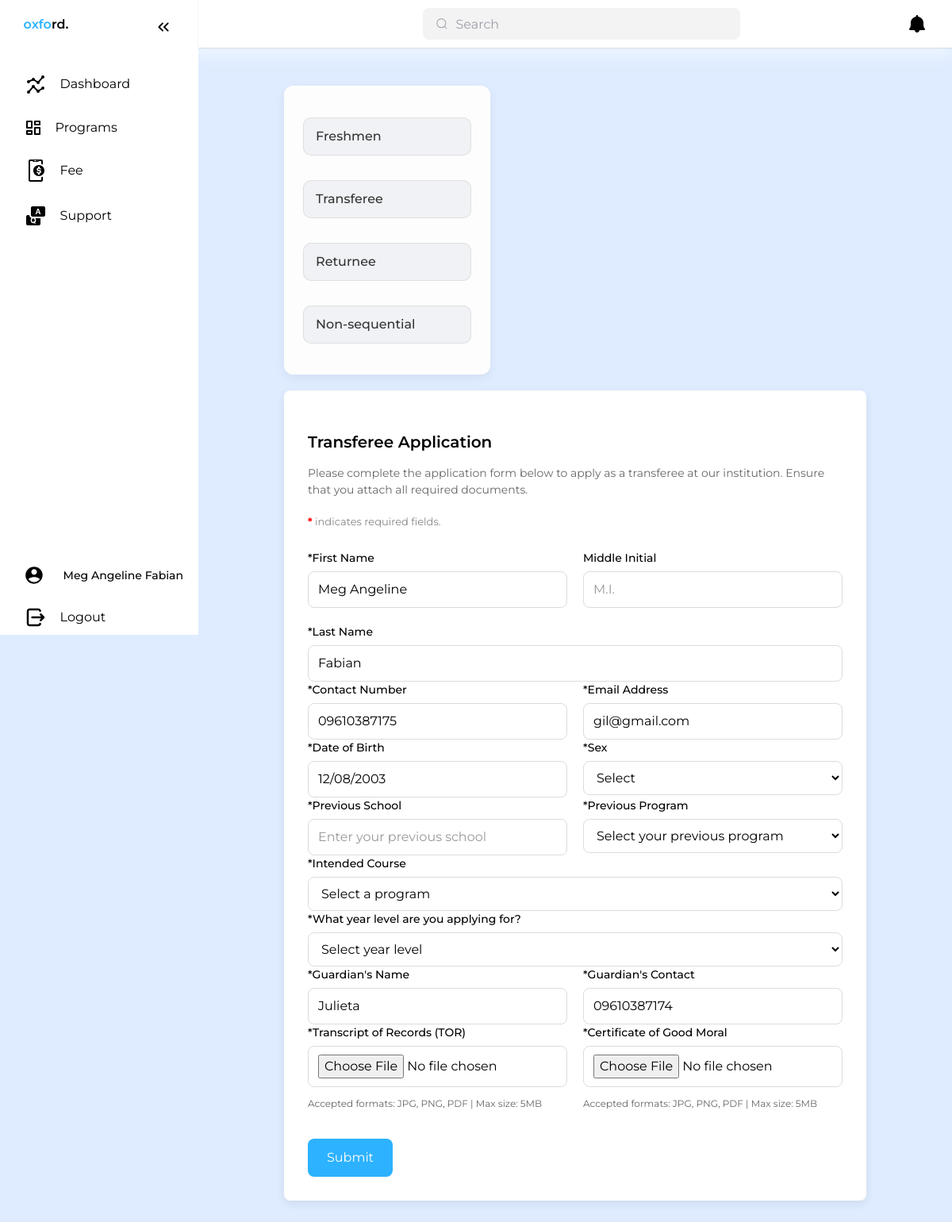
Before: /student/Transferee.php (signed in) with the older database file.
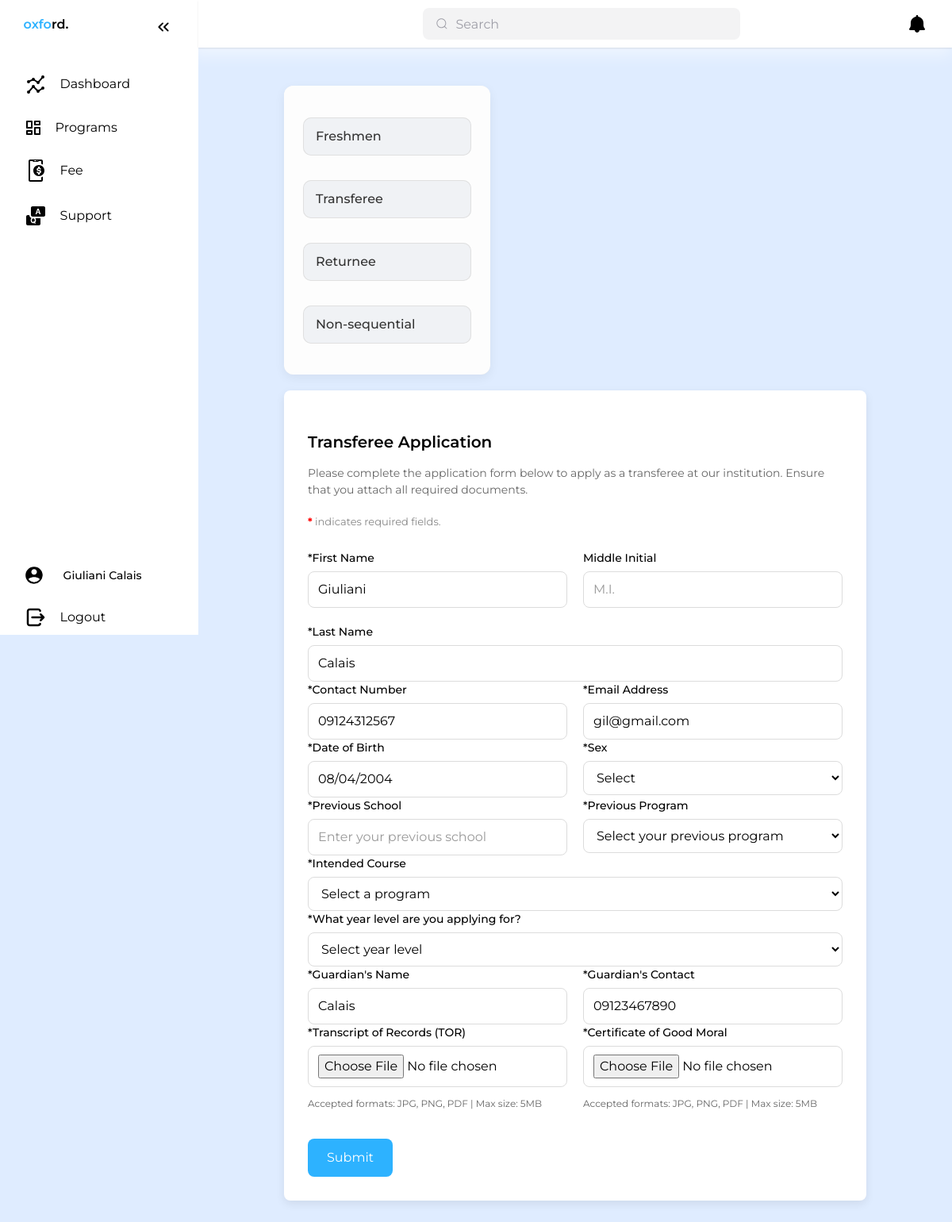
After: the same page with the newer database file.
### tables this page shows
CREATE TABLE `studentprofile` (
  `profile_id` int(11) NOT NULL,
  `user_id` int(11) NOT NULL,
  `first_name` varchar(50) NOT NULL,
  `middle_name` varchar(50) DEFAULT NULL,
  `last_name` varchar(50) NOT NULL,
  `birthdate` date NOT NULL,
  `birthplace` varchar(100) NOT NULL,
  `age` int(11) NOT NULL,
  `phone` varchar(11) NOT NULL,
  `guardian_name` varchar(100) NOT NULL,
  `guardian_contact` varchar(11) NOT NULL,
  `relationship` varchar(50) NOT NULL,
  `created_at` timestamp NOT NULL DEFAULT CURRENT_TIMESTAMP
);

CREATE TABLE `useraccount` (
  `user_id` int(11) NOT NULL,
  `email` varchar(255) NOT NULL,
  `username` varchar(255) NOT NULL,
  `password` varchar(255) NOT NULL,
  `OTP` int(11) NOT NULL
);

### student/Transferee.php (the view, shortened to what this page needs)
<?php
include "sessioncheck.php";
$user_id = $_SESSION['user_id'];
$profile = null;
$stmt1 = $conn->prepare("SELECT * FROM studentprofile WHERE user_id = ?");
$stmt1->bind_param("i", $user_id);
$stmt1->execute();
$result1 = $stmt1->get_result();
if ($result1 && $result1->num_rows > 0) {
  $profile = $result1->fetch_assoc();
}
$email = null;
$stmt2 = $conn->prepare("SELECT email FROM useraccount WHERE user_id = ?");
$stmt2->bind_param("i", $user_id);
$stmt2->execute();
$result2 = $stmt2->get_result();
if ($result2 && $result2->num_rows > 0) {
  $email = $result2->fetch_assoc()['email'];
}
?>
<!DOCTYPE html>
<html lang="en">
<head>
  <link rel="stylesheet" href="enrollment-regular.css">
  <link href="https://cdn.jsdelivr.net/npm/bootstrap@5.3.0/dist/css/bootstrap.min.css" rel="stylesheet">
</head>
<body>
  <?php include "stud-sidebar.php"; ?>
  <main>
    <div class="container">
      <div class="header">
        <h1>Student Enrollment</h1>
      </div>
      <div class="content-wrapper">
        <div class="side--container">
          <div class="regular">
            <a href="enrollment-regular.php">
              <p>Freshmen</p>
            </a>
            <p class="<?= basename($_SERVER['PHP_SELF']) == 'transferee.php' ? 'active' : '' ?>">Transferee</p>
            <a href="returnee.php">
              <p>Returnee</p>
            </a>
            <a href="non-sequential.php">
              <p>Non-sequential </p>
            </a>
          </div>
        </div>
        <div class="Form-regular">
          <p class="description">Transferee Application</p>
          <p class="description--1">
            Please complete the application form below to apply as a transferee at our institution. Ensure that you attach all required documents.
          </p>
          <p class="description--1" style="color: #888; font-size: 13px; margin-bottom: 25px;">
            <strong style="color: red;">*</strong> indicates required fields.
          </p>
          <form method="POST" action="Transferee.php" enctype="multipart/form-data">
            <div class="form-section">
              <div class="form-row">
                <div class="form-group">
                  <label for="first-name">*First Name</label>
                  <input type="text" id="first-name" name="first-name" value="<?= isset($profile['first_name']) ? htmlspecialchars($profile['first_name']) : '' ?>" readonly required>
                </div>
                <div class="form-group">
                  <label for="middle-initial">Middle Initial</label>
                  <input type="text" id="middle-initial" name="middle-initial" placeholder="M.I.">
                </div>
                <div class="form-group">
                  <label for="last-name">*Last Name</label>
                  <input type="text" id="last-name" name="last-name" value="<?= isset($profile['first_name']) ? htmlspecialchars($profile['last_name']) : '' ?>" readonly require>
                </div>
              </div>
              <div class="form-row">
                <div class="form-group">
                  <label for="contact-number">*Contact Number</label>
                  <input type="text" id="contact-number" name="contact-number" value="<?php echo htmlspecialchars($profile['phone']); ?>" maxlength="11" readonly required />
                </div>
                <div class="form-group">
                  <label for="email">*Email Address</label>
                  <input type="email" id="email" name="email" value="<?php echo htmlspecialchars($email); ?>" readonly required>
                </div>
              </div>
              <div class="form-row">
                <div class="form-group">
                  <label for="dob">*Date of Birth</label>
                  <input type="date" id="dob" name="dob" value="<?= isset($profile['birthdate']) ? htmlspecialchars($profile['birthdate']) : '' ?>" readonly require>
                </div>
                <div class="form-group">
                  <label for="sex">*Sex</label>
                  <select id="sex" name="sex" required>
                    <option value="" disabled selected hidden>Select</option>
                  </select>
                </div>
              </div>
              <div class="form-row">
                <div class="form-group">
                  <label for="prev-school">*Previous School</label>
                  <input type="text" id="prev-school" name="prev-school" placeholder="Enter your previous school" required>
                </div>
                <div class="form-group">
                  <label for="prev-program">*Previous Program</label>
                  <select id="prev-program" name="prev-program" required>
                    <option value="" disabled selected hidden>Select your previous program</option>
                  </select>
                </div>
              </div>
              <div class="form-row">
                <div class="form-group">
                  <label for="intended-course">*Intended Course</label>
                  <select id="intended-course" name="intended-course">
                    <option value="" disabled selected hidden>Select a program</option>
                  </select>
                </div>
              </div>
              <div class="form-row">
                <div class="form-group">
                  <label for="year-level">*What year level are you applying for?</label>
                  <select id="year-level" name="year-level" required>
                    <option value="" disabled selected hidden>Select year level</option>
                  </select>
                </div>
              </div>
              <div class="form-row">
                <div class="form-group">
                  <label for="guardian-name">*Guardian's Name</label>
                  <input type="text" id="guardian-name" name="guardian-name" value="<?= isset($profile['guardian_name']) ? htmlspecialchars($profile['guardian_name']) : '' ?>" readonly required>
                </div>
                <div class="form-group">
                  <label for="guardian-contact">*Guardian's Contact</label>
                  <input type="tel" id="guardian-contact" name="guardian-contact" value="<?= isset($profile['guardian_contact']) ? htmlspecialchars($profile['guardian_contact']) : '' ?>" maxlength="11" readonly required />
                </div>
              </div>
              <div class="form-row">
                <div class="form-group">
                  <label for="tor">*Transcript of Records (TOR)</label>
                  <input type="file" id="tor" name="tor" accept=".jpg,.jpeg,.png,.pdf" required>
                  <p style="font-size: 12px; color: #666;">Accepted formats: JPG, PNG, PDF | Max size: 5MB</p>
                </div>
                <div class="form-group">
                  <label for="good-moral">*Certificate of Good Moral</label>
                  <input type="file" id="good-moral" name="good-moral" accept=".jpg,.jpeg,.png,.pdf" required>
                  <p style="font-size: 12px; color: #666;">Accepted formats: JPG, PNG, PDF | Max size: 5MB</p>
                </div>
              </div>
              <div class="form-actions">
                <button type="submit" name="submitReg" class="button-submit">Submit</button>
              </div>
            </div>
          </form>
        </div>
      </div>
    </div>
  </main>
</body>
</html>

### student/stud-sidebar.php (shortened to what this page needs)
<?php
  include 'sessioncheck.php';
  $user_id = $_SESSION['user_id'];
  $stmt = $conn->prepare("SELECT * FROM studentprofile WHERE user_id = ?");
  $stmt->bind_param("i", $user_id);
  $stmt->execute();
  $result = $stmt->get_result();
  $user = $result->fetch_assoc();
?>
<!DOCTYPE html>
<html lang="en">
<head>
  <link rel="stylesheet" href="sidebar-style.css">
</head>
<body>
  <nav id="sidebar">
    <ul>
      <li>
      <span class="logo">
        <span style="color: #2DB2FF;">oxfo</span><span style="color: black;">rd.</span>
      </span>
        <button onclick=toggleSidebar() id="toggle-btn">
        </button>
      </li>
      <li>
        <a href="studDashboard.php">
          <span>Dashboard</span>
        </a>
      </li>
      <li>
        <a href="stud-programs.php">
          <span>Programs</span>
        </a>
      </li>
      <li>
        <a href="stud-tracking.php">
          <span>Fee</span>
        </a>
      </li>
      <li>
        <a href="studentSupport.php">
          <span>Support</span>
        </a>
      </li>
        <li class="head" style="display: flex; align-items: center;">
          <a href="studentProfile.php">
            <div class="user-img" style="margin-right: 10px; margin-top: -2px;">
            </div>
            <div class="user-details">
              <p class="name" style="margin: 0;"><?php echo htmlspecialchars($user['first_name'] . ' ' . $user['last_name']); ?></p>
            </div>
          </a>
      </li>
      <li>
        <a href="logout.php">
          <span>Logout</span>
        </a>
    </ul>
  </nav>
 <main>
  <?php
      include "header.php";
  ?>
</body>
</html>

### student/header.php (shortened to what this page needs)
<!DOCTYPE html>
<html lang="en">
<head>
	<link rel="stylesheet" href="header-style.css">
  <link rel="stylesheet" href="notif-drop.css">
</head>
<body>
  <div class="navbar">
    <div class="group">
      <input placeholder="Search" type="search" class="input">
    </div>
    <div class="navbar_right">
      <div class="notifications">
        <div class="icon_wrap">
      </div>
      </div>
    </div>
  </div>
  </body>
</html>

### student/enrollment-regular.css (style rules this page uses)
:root { --primary: #2DB2FF; --bg: #f5f7fa; --card-bg: #ffffff; --text: #333333; --border: #dcdcdc; --radius: 8px; --shadow: 0 4px 12px rgba(0, 0, 0, 0.08); --font: 'Segoe UI', Tahoma, sans-serif; }
* { margin: 0; padding: 0; box-sizing: border-box; font-family: var(--font); }
body { background: var(--bg); color: var(--text); }
main { padding: 20px; }
.header { text-align: center; padding-bottom: 20px; }
.content-wrapper { display: flex; gap: 20px; flex-wrap: wrap; }
.side--container { width: 260px; background: #fdfdfd; border-radius: 12px; box-shadow: 0 4px 14px rgba(0, 0, 0, 0.06); padding: 24px; display: flex; flex-direction: column; gap: 16px; position: relative; transition: all 0.3s ease; }
.side--container::before { content: ''; position: absolute; inset: 0; border-radius: inherit; background: linear-gradient(145deg, #ffffff, #e6e6e6); z-index: -1; }
.side--container .regular { display: flex; flex-direction: column; gap: 0px; margin-bottom: 0; }
.side--container .regular a { text-decoration: none; }
.side--container .regular p { background: #f0f2f5; padding: 12px 16px; border-radius: 10px; color: #333; font-weight: 500; text-align: left; cursor: pointer; transition: all 0.2s ease; box-shadow: inset 0 0 0 1px #e0e0e0; display: flex; align-items: center; gap: 10px; }
.Form-regular { flex: 1; background: var(--card-bg); padding: 30px; border-radius: var(--radius); box-shadow: var(--shadow); }
.description { font-size: 20px; font-weight: 600; margin-bottom: 10px; }
.description--1 { font-size: 14px; color: #666; margin-bottom: 20px; }
.form-row { display: flex; gap: 20px; flex-wrap: wrap; }
.form-group { flex: 1; min-width: 240px; display: flex; flex-direction: column; }
.form-group label { margin-bottom: 6px; font-size: 14px; font-weight: 500; }
input, select, textarea { padding: 10px 12px; border: 1px solid var(--border); border-radius: var(--radius); font-size: 14px; background: #fff; }
input::placeholder { color: #999; }
.button-submit { margin-top: 20px; padding: 12px 24px; background: var(--primary); color: white; font-size: 16px; border: none; border-radius: var(--radius); cursor: pointer; transition: background 0.3s ease; }

### student/sidebar-style.css (style rules this page uses)
:root { --base-clr: #11121a; --hover-clr: #2db2ff; --text-clr: #000000; --accent-clr: #2db2ff; --secondary-text-clr: #b0b3c1; }
* { margin: 0; padding: 0; }
html { font-family: 'Montserrat', 'Segoe UI', Tahoma, Geneva, Verdana, sans-serif; line-height: 1.5rem; }
body { min-height: 100vh; min-height: 100dvh; background-color: #D9F1FF; color: var(--text-clr); display: grid; grid-template-columns: auto 1fr; }
#sidebar { box-sizing: border-box; height: 100vh; width: 250px; padding: 5px 1em; background-color: white; border-right: 1px solid var(--line-clr); position: sticky; top: 0; align-self: start; transition: 300ms ease-in-out; overflow: hidden; text-wrap: nowrap; }
#sidebar ul { list-style: none; }
#sidebar a, #sidebar .dropdown-btn, #sidebar .logo { border-radius: .5em; padding: .85em; text-decoration: none; color: var(--text-clr); display: flex; align-items: center; gap: 1em; }
#sidebar svg { flex-shrink: 0; fill: var(--text-clr); }
#sidebar a span, #sidebar .dropdown-btn span { flex-grow: 1; }
main { padding: min(30px, 7%); }
main p { margin-top: 5px; margin-bottom: 15px; }
.header { display: flex; justify-content: center; align-items: center; height: 60px; background-color: #fff; padding: 0 20px; position: sticky; top: 0; z-index: 1000; background-color: #fff; }
.group { display: flex; align-items: center; position: relative; max-width: 400px; width: 100%; margin: 0 auto; }
.input { width: 100%; height: 40px; line-height: 28px; padding: 0 1rem; padding-left: 2.5rem; border: 2px solid transparent; border-radius: 8px; outline: none; background-color: #f3f3f4; color: #0d0c22; transition: .3s ease; }
.input::placeholder { color: #9e9ea7; }
.icon { position: absolute; left: 1rem; top: 50%; transform: translateY(-50%); fill: #9e9ea7; width: 1rem; height: 1rem; }
.header { position: absolute; left: 240px; top: 0; right: 0; height: 60px; display: flex; align-items: center; justify-content: space-between; padding: 0 20px; background-color: #fff; box-shadow: 0 10px 20px rgba(255, 255, 255, 0.5); z-index: 1; }
.head { margin-top: 400px; display: flex; align-items: center; gap: 10px; }
.user-img { width: 24px; height: 24px; border-radius: 50%; overflow: hidden; }
.user-details .name { font-size: 14px; font-weight: 500; }

### student/stud-sidebar.php (style rules this page uses)
#sidebar ul { padding: 0; list-style-type: none; }

Changed rows visible on the page:
removed studentprofile: first_name+last_name "Meg Angeline Fabian", first-name "Meg Angeline", last-name "Fabian", contact-number "09610387175", dob "12/08/2003", guardian-name "Julieta", guardian-contact "09610387174"
added studentprofile: first_name+last_name "Giuliani Calais", first-name "Giuliani", last-name "Calais", contact-number "09124312567", dob "08/04/2004", guardian-name "Calais", guardian-contact "09123467890"
